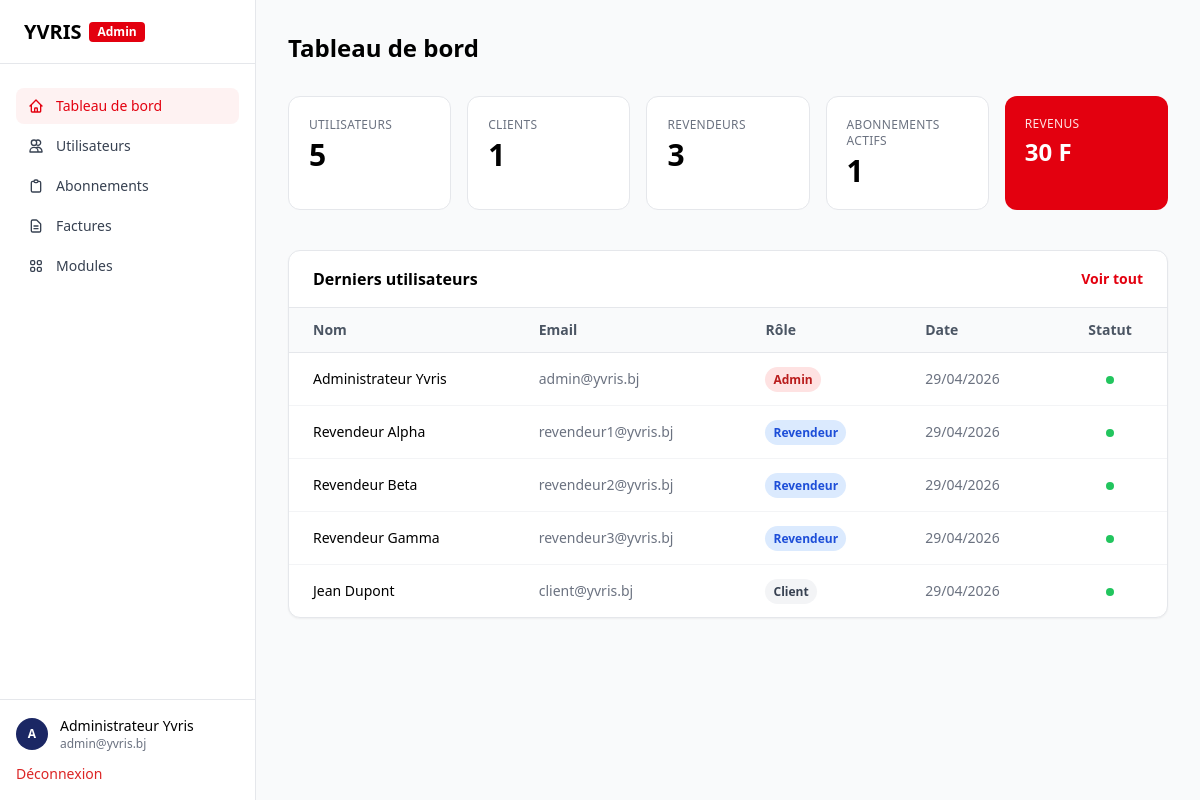
/public/admin/dashboard (signed in), run on the app's committed database.
### tables this page shows
CREATE TABLE users (
    id INT AUTO_INCREMENT PRIMARY KEY,
    role_id INT NOT NULL,
    name VARCHAR(100),
    email VARCHAR(150) UNIQUE NOT NULL,
    password_hash VARCHAR(255) NOT NULL,
    is_active TINYINT(1) DEFAULT 1,
    created_at TIMESTAMP DEFAULT CURRENT_TIMESTAMP,
    FOREIGN KEY (role_id) REFERENCES roles(id)
);

CREATE TABLE roles (
    id INT AUTO_INCREMENT PRIMARY KEY,
    name VARCHAR(50) NOT NULL
);

### core/Controller.php (called while the page is built, shortened)
<?php
abstract class Controller {
    protected function view(string $view, array $data = []): void {
        extract($data);
        $viewPath = __DIR__ . '/../app/Views/' . str_replace('.', '/', $view) . '.php';
        require $viewPath;
    }
}

### app/Controllers/AdminController.php (called while the page is built, shortened)
<?php
class AdminController extends Controller {
    private User         $userModel;
    private Subscription $subModel;
    private Invoice      $invoiceModel;
    public function __construct() {
        $this->userModel    = new User();
        $this->subModel     = new Subscription();
        $this->invoiceModel = new Invoice();
    }
    public function dashboard(): void {
        $stats = [
            'total_users'    => $this->userModel->count(),
            'clients'        => $this->userModel->countByRole('client'),
            'revendeurs'     => $this->userModel->countByRole('revendeur'),
            'active_subs'    => $this->subModel->countActive(),
            'revenue'        => $this->invoiceModel->totalRevenue(),
        ];
        $recentUsers = $this->userModel->allWithRole();
        $recentUsers = array_slice($recentUsers, 0, 5);
        $this->view('admin.dashboard', compact('stats', 'recentUsers'));
    }
}

### public/index.php (called while the page is built, shortened)
<?php
spl_autoload_register(function (string $class): void {
    $paths = [
        ROOT . '/core/'            . $class . '.php',
        ROOT . '/app/Controllers/' . $class . '.php',
        ROOT . '/app/Models/'      . $class . '.php',
    ];
    foreach ($paths as $path) {
        if (file_exists($path)) {
            return;
        }
    }
});
require_once ROOT . '/config/database.php';
$router = new Router();
$router->get('/',          'HomeController', 'index');
$router->get('/login',     'AuthController', 'showLogin');
$router->post('/login',    'AuthController', 'login');
$router->get('/register',  'AuthController', 'showRegister');
$router->post('/register', 'AuthController', 'register');
$router->get('/logout',    'AuthController', 'logout');
$router->get('/dashboard',      'UserController', 'dashboard');
$router->get('/profile',        'UserController', 'profile');
$router->post('/profile/update','UserController', 'updateProfile');
$router->get('/invoices',       'UserController', 'invoices');
$router->post('/subscribe',          'UserController', 'subscribe');
$router->post('/subscribe/kkiapay', 'UserController', 'subscribeKkiapay');
$router->get('/admin/dashboard',                    'AdminController', 'dashboard');
$router->get('/admin/users',                        'AdminController', 'users');
$router->post('/admin/users/create',                'AdminController', 'createUser');
$router->get('/admin/users/toggle/{id}',            'AdminController', 'toggleUser');
$router->post('/admin/users/delete/{id}',           'AdminController', 'deleteUser');
$router->get('/admin/subscriptions',                'AdminController', 'subscriptions');
$router->post('/admin/subscriptions/status/{id}',   'AdminController', 'updateSubscriptionStatus');
$router->get('/admin/modules',                      'AdminController', 'modules');
$router->get('/admin/modules/toggle/{id}',          'AdminController', 'toggleModule');
$router->get('/admin/invoices',                     'AdminController', 'invoices');
$router->post('/admin/invoices/status/{id}',        'AdminController', 'updateInvoiceStatus');
$router->get('/reseller/dashboard',             'ResellerController', 'dashboard');
$router->get('/reseller/clients',               'ResellerController', 'clients');
$router->post('/reseller/clients/add',          'ResellerController', 'addClient');
$router->get('/reseller/clients/remove/{id}',   'ResellerController', 'removeClient');
$router->get('/reseller/sales',                 'ResellerController', 'sales');
$router->dispatch($_SERVER['REQUEST_URI'], $_SERVER['REQUEST_METHOD']);

### core/Database.php (called while the page is built)
<?php
class Database {
    private static ?PDO $instance = null;
    public static function getInstance(): PDO {
        if (self::$instance === null) {
            $dsn = 'mysql:host=' . DB_HOST . ';port=' . DB_PORT . ';dbname=' . DB_NAME . ';charset=' . DB_CHARSET;
            self::$instance = new PDO($dsn, DB_USER, DB_PASS, [
                PDO::ATTR_ERRMODE            => PDO::ERRMODE_EXCEPTION,
                PDO::ATTR_DEFAULT_FETCH_MODE => PDO::FETCH_ASSOC,
                PDO::ATTR_EMULATE_PREPARES   => false,
            ]);
        }
        return self::$instance;
    }
}

### core/Model.php (called while the page is built, shortened)
<?php
abstract class Model {
    protected PDO $db;
    protected string $table;
    public function __construct() {
        $this->db = Database::getInstance();
    }
    public function count(): int {
        return (int) $this->db->query("SELECT COUNT(*) FROM {$this->table}")->fetchColumn();
    }
}

### app/Models/User.php (called while the page is built, shortened)
<?php
class User extends Model {
    public function allWithRole(): array {
        return $this->db->query(
            'SELECT u.*, r.name AS role_name FROM users u JOIN roles r ON u.role_id = r.id ORDER BY u.created_at DESC'
        )->fetchAll();
    }
    public function countByRole(string $role): int {
        $stmt = $this->db->prepare(
            'SELECT COUNT(*) FROM users u JOIN roles r ON u.role_id = r.id WHERE r.name = ?'
        );
        $stmt->execute([$role]);
        return (int) $stmt->fetchColumn();
    }
}

### app/Models/Subscription.php (called while the page is built, shortened)
<?php
class Subscription extends Model {
    public function countActive(): int {
        return (int) $this->db->query("SELECT COUNT(*) FROM subscriptions WHERE status = 'active'")->fetchColumn();
    }
}

### app/Models/Invoice.php (called while the page is built, shortened)
<?php
class Invoice extends Model {
    public function totalRevenue(): float {
        return (float) $this->db->query("SELECT COALESCE(SUM(amount),0) FROM invoices WHERE status = 'paid'")->fetchColumn();
    }
}

### core/Session.php (called while the page is built, shortened)
<?php
class Session {
    public static function get(string $key, mixed $default = null): mixed {
        return $_SESSION[$key] ?? $default;
    }
}

### app/Views/admin/dashboard.php (the view, shortened to what this page needs)
<div>
  <h1 class="text-2xl font-black text-black mb-8">Tableau de bord</h1>
  <div class="grid grid-cols-2 lg:grid-cols-5 gap-4 mb-10">
    <div class="bg-white border border-gray-200 rounded-xl p-5 col-span-1">
      <p class="text-xs text-gray-500 font-medium uppercase tracking-wide">Utilisateurs</p>
      <p class="text-3xl font-black text-black mt-1"><?= $stats['total_users'] ?></p>
    </div>
    <div class="bg-white border border-gray-200 rounded-xl p-5">
      <p class="text-xs text-gray-500 font-medium uppercase tracking-wide">Clients</p>
      <p class="text-3xl font-black text-black mt-1"><?= $stats['clients'] ?></p>
    </div>
    <div class="bg-white border border-gray-200 rounded-xl p-5">
      <p class="text-xs text-gray-500 font-medium uppercase tracking-wide">Revendeurs</p>
      <p class="text-3xl font-black text-black mt-1"><?= $stats['revendeurs'] ?></p>
    </div>
    <div class="bg-white border border-gray-200 rounded-xl p-5">
      <p class="text-xs text-gray-500 font-medium uppercase tracking-wide">Abonnements actifs</p>
      <p class="text-3xl font-black text-black mt-1"><?= $stats['active_subs'] ?></p>
    </div>
    <div class="bg-yvris-red rounded-xl p-5">
      <p class="text-xs text-red-100 font-medium uppercase tracking-wide">Revenus</p>
      <p class="text-2xl font-black text-white mt-1"><?= number_format($stats['revenue'], 0, ',', ' ') ?> F</p>
    </div>
  </div>
  <div class="bg-white border border-gray-200 rounded-xl overflow-hidden shadow-sm">
    <div class="px-6 py-4 border-b border-gray-200 flex items-center justify-between">
      <h2 class="font-bold text-black">Derniers utilisateurs</h2>
      <a href="<?= APP_URL ?>/admin/users" class="text-sm text-yvris-red font-semibold hover:underline">Voir tout</a>
    </div>
    <table class="w-full text-sm">
      <thead class="bg-gray-50 border-b border-gray-200">
        <tr>
          <th class="px-6 py-3 text-left font-semibold text-gray-600">Nom</th>
          <th class="px-6 py-3 text-left font-semibold text-gray-600">Email</th>
          <th class="px-6 py-3 text-left font-semibold text-gray-600">Rôle</th>
          <th class="px-6 py-3 text-left font-semibold text-gray-600">Date</th>
          <th class="px-6 py-3 text-center font-semibold text-gray-600">Statut</th>
        </tr>
      </thead>
      <tbody class="divide-y divide-gray-100">
        <?php foreach ($recentUsers as $user): ?>
          <tr class="hover:bg-gray-50">
            <td class="px-6 py-4 font-medium text-black"><?= htmlspecialchars($user['name']) ?></td>
            <td class="px-6 py-4 text-gray-500"><?= htmlspecialchars($user['email']) ?></td>
            <td class="px-6 py-4">
              <span class="px-2 py-1 text-xs font-semibold rounded-full <?= $user['role_name'] === 'admin' ? 'bg-red-100 text-red-700' : ($user['role_name'] === 'revendeur' ? 'bg-blue-100 text-blue-700' : 'bg-gray-100 text-gray-700') ?>">
                <?= ucfirst($user['role_name']) ?>
              </span>
            </td>
            <td class="px-6 py-4 text-gray-500"><?= date('d/m/Y', strtotime($user['created_at'])) ?></td>
            <td class="px-6 py-4 text-center">
              <span class="w-2 h-2 rounded-full inline-block <?= $user['is_active'] ? 'bg-green-500' : 'bg-red-400' ?>"></span>
            </td>
          </tr>
        <?php endforeach; ?>
      </tbody>
    </table>
  </div>
</div>
<?php
$content = ob_get_clean();
require __DIR__ . '/../layouts/admin.php';

### core/Router.php (shortened to what this page needs)
<?php
class Router {
    private array $routes = [];
    public function get(string $path, string $controller, string $method): void {
        $this->routes['GET'][$path] = [$controller, $method];
    }
    public function post(string $path, string $controller, string $method): void {
        $this->routes['POST'][$path] = [$controller, $method];
    }
    public function dispatch(string $uri, string $httpMethod): void {
        $path = parse_url($uri, PHP_URL_PATH);
        $base = rtrim(dirname($_SERVER['SCRIPT_NAME']), '/');
        $path = '/' . ltrim(substr($path, strlen($base)), '/');
        $path = $path === '' ? '/' : $path;
        $routes = $this->routes[$httpMethod] ?? [];
        if (isset($routes[$path])) {
            [$controllerName, $action] = $routes[$path];
            $controller = new $controllerName();
            $controller->$action();
            return;
        }
    }
}

### app/Views/layouts/admin.php (shortened to what this page needs)
<!DOCTYPE html>
<html lang="fr">
<head>
  <script src="https://cdn.tailwindcss.com"></script>
</head>
<body class="bg-gray-50 text-black font-sans antialiased">
<div class="flex h-screen overflow-hidden">
  <aside class="w-64 bg-white border-r border-gray-200 flex flex-col">
    <div class="h-16 flex items-center px-6 border-b border-gray-200">
      <a href="<?= APP_URL ?>/" class="text-xl font-black">YVRIS</a>
      <span class="ml-2 text-xs bg-yvris-red text-white px-2 py-0.5 rounded font-semibold">
        <?= ucfirst(Session::get('user_role', 'admin')) ?>
      </span>
    </div>
    <nav class="flex-1 px-4 py-6 space-y-1 text-sm font-medium overflow-y-auto">
      <?php if (Session::get('user_role') === 'admin'): ?>
        <a href="<?= APP_URL ?>/admin/dashboard" class="flex items-center gap-3 px-3 py-2 rounded-lg hover:bg-gray-100 transition-colors <?= strpos($_SERVER['REQUEST_URI'], 'dashboard') !== false ? 'bg-red-50 text-yvris-red' : 'text-gray-700' ?>">
          <svg class="w-4 h-4" fill="none" stroke="currentColor" viewBox="0 0 24 24"><path stroke-linecap="round" stroke-linejoin="round" stroke-width="2" d="M3 12l2-2m0 0l7-7 7 7M5 10v10a1 1 0 001 1h3m10-11l2 2m-2-2v10a1 1 0 01-1 1h-3m-6 0a1 1 0 001-1v-4a1 1 0 011-1h2a1 1 0 011 1v4a1 1 0 001 1m-6 0h6"/></svg>
          Tableau de bord
        </a>
        <a href="<?= APP_URL ?>/admin/users" class="flex items-center gap-3 px-3 py-2 rounded-lg hover:bg-gray-100 transition-colors <?= strpos($_SERVER['REQUEST_URI'], 'users') !== false ? 'bg-red-50 text-yvris-red' : 'text-gray-700' ?>">
          <svg class="w-4 h-4" fill="none" stroke="currentColor" viewBox="0 0 24 24"><path stroke-linecap="round" stroke-linejoin="round" stroke-width="2" d="M12 4.354a4 4 0 110 5.292M15 21H3v-1a6 6 0 0112 0v1zm0 0h6v-1a6 6 0 00-9-5.197M13 7a4 4 0 11-8 0 4 4 0 018 0z"/></svg>
          Utilisateurs
        </a>
        <a href="<?= APP_URL ?>/admin/subscriptions" class="flex items-center gap-3 px-3 py-2 rounded-lg hover:bg-gray-100 transition-colors <?= strpos($_SERVER['REQUEST_URI'], 'subscriptions') !== false ? 'bg-red-50 text-yvris-red' : 'text-gray-700' ?>">
          <svg class="w-4 h-4" fill="none" stroke="currentColor" viewBox="0 0 24 24"><path stroke-linecap="round" stroke-linejoin="round" stroke-width="2" d="M9 5H7a2 2 0 00-2 2v12a2 2 0 002 2h10a2 2 0 002-2V7a2 2 0 00-2-2h-2M9 5a2 2 0 002 2h2a2 2 0 002-2M9 5a2 2 0 012-2h2a2 2 0 012 2"/></svg>
          Abonnements
        </a>
        <a href="<?= APP_URL ?>/admin/invoices" class="flex items-center gap-3 px-3 py-2 rounded-lg hover:bg-gray-100 transition-colors <?= strpos($_SERVER['REQUEST_URI'], 'invoices') !== false ? 'bg-red-50 text-yvris-red' : 'text-gray-700' ?>">
          <svg class="w-4 h-4" fill="none" stroke="currentColor" viewBox="0 0 24 24"><path stroke-linecap="round" stroke-linejoin="round" stroke-width="2" d="M9 12h6m-6 4h6m2 5H7a2 2 0 01-2-2V5a2 2 0 012-2h5.586a1 1 0 01.707.293l5.414 5.414a1 1 0 01.293.707V19a2 2 0 01-2 2z"/></svg>
          Factures
        </a>
        <a href="<?= APP_URL ?>/admin/modules" class="flex items-center gap-3 px-3 py-2 rounded-lg hover:bg-gray-100 transition-colors <?= strpos($_SERVER['REQUEST_URI'], 'modules') !== false ? 'bg-red-50 text-yvris-red' : 'text-gray-700' ?>">
          Modules
        </a>
      <?php endif; ?>
    </nav>
    <div class="px-4 py-4 border-t border-gray-200">
      <div class="flex items-center gap-3 mb-3">
        <div class="w-8 h-8 bg-yvris-navy rounded-full flex items-center justify-center text-white text-xs font-bold">
          <?= strtoupper(substr(Session::get('user_name', 'U'), 0, 1)) ?>
        </div>
        <div class="min-w-0">
          <p class="text-sm font-medium truncate"><?= htmlspecialchars(Session::get('user_name', '')) ?></p>
          <p class="text-xs text-gray-500 truncate"><?= htmlspecialchars(Session::get('user_email', '')) ?></p>
        </div>
      </div>
      <a href="<?= APP_URL ?>/logout" class="block text-sm text-red-600 hover:text-red-800 font-medium">Déconnexion</a>
    </div>
  </aside>
  <main class="flex-1 overflow-y-auto">
    <div class="p-8">
      <?= $content ?? '' ?>
    </div>
  </main>
</div>
</body>
</html>

### data on the page
users: id "5", is_active "1", role "3", name "Jean Dupont", email "client@yvris.bj", role.name "Client", created_at "29/04/2026"
users: name "Administrateur Yvris", email "admin@yvris.bj", role.name "Admin", created_at "29/04/2026", is_active 1 (drawn)
users: name "Revendeur Alpha", email "revendeur1@yvris.bj", role.name "Revendeur", created_at "29/04/2026", is_active 1 (drawn)
users: name "Revendeur Beta", email "revendeur2@yvris.bj", role.name "Revendeur", created_at "29/04/2026", is_active 1 (drawn)
users: name "Revendeur Gamma", email "revendeur3@yvris.bj", role.name "Revendeur", created_at "29/04/2026", is_active 1 (drawn)

### other printed values
Session::get('user_role', 'admin') "Admin"
substr(Session::get('user_name', 'U'), 0, 1) "A"
Session::get('user_name', '') "Administrateur Yvris"
Session::get('user_email', '') "admin@yvris.bj"
$stats['revenue'] "30"
